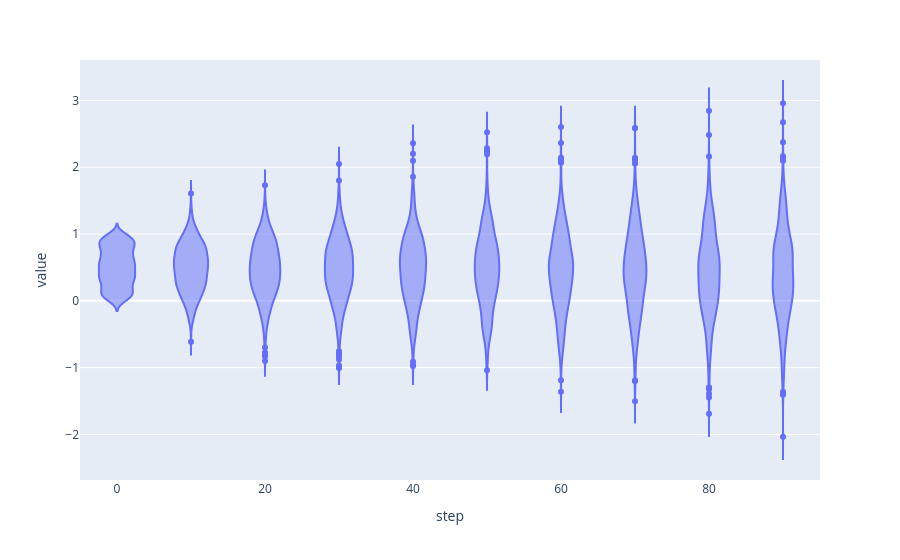

The notebook cell this image was saved under:
### Code cell
px.violin(
    df_diffusion_example_melted.loc[
        df_diffusion_example_melted["step"].isin(
            [0, 10, 20, 30, 40, 50, 60, 70, 80, 90]
        )
    ],
    x="step",
    y="value",
)

### Figure 1 — Plotly figure (JSON) as saved in the notebook; plotly's stock layout.template omitted (floating-point values rounded to 4 significant figures; data arrays with more than 128 entries replaced by an {"elided": "..."} marker saying what was removed)
{"data": [{"alignmentgroup": "True", "box": {"visible": false}, "hovertemplate": "step=%{x}<br>value=%{y}<extra></extra>", "legendgroup": "", "marker": {"color": "#636efa"}, "name": "", "offsetgroup": "", "orientation": "v", "scalegroup": "True", "showlegend": false, "type": "violin", "x": {"elided": "10000 int values"}, "x0": " ", "xaxis": "x", "y": {"elided": "10000 float values"}, "y0": " ", "yaxis": "y"}], "layout": {"legend": {"tracegroupgap": 0}, "margin": {"t": 60}, "violinmode": "group", "xaxis": {"anchor": "y", "domain": [0, 1], "title": {"text": "step"}}, "yaxis": {"anchor": "x", "domain": [0, 1], "title": {"text": "value"}}}}
